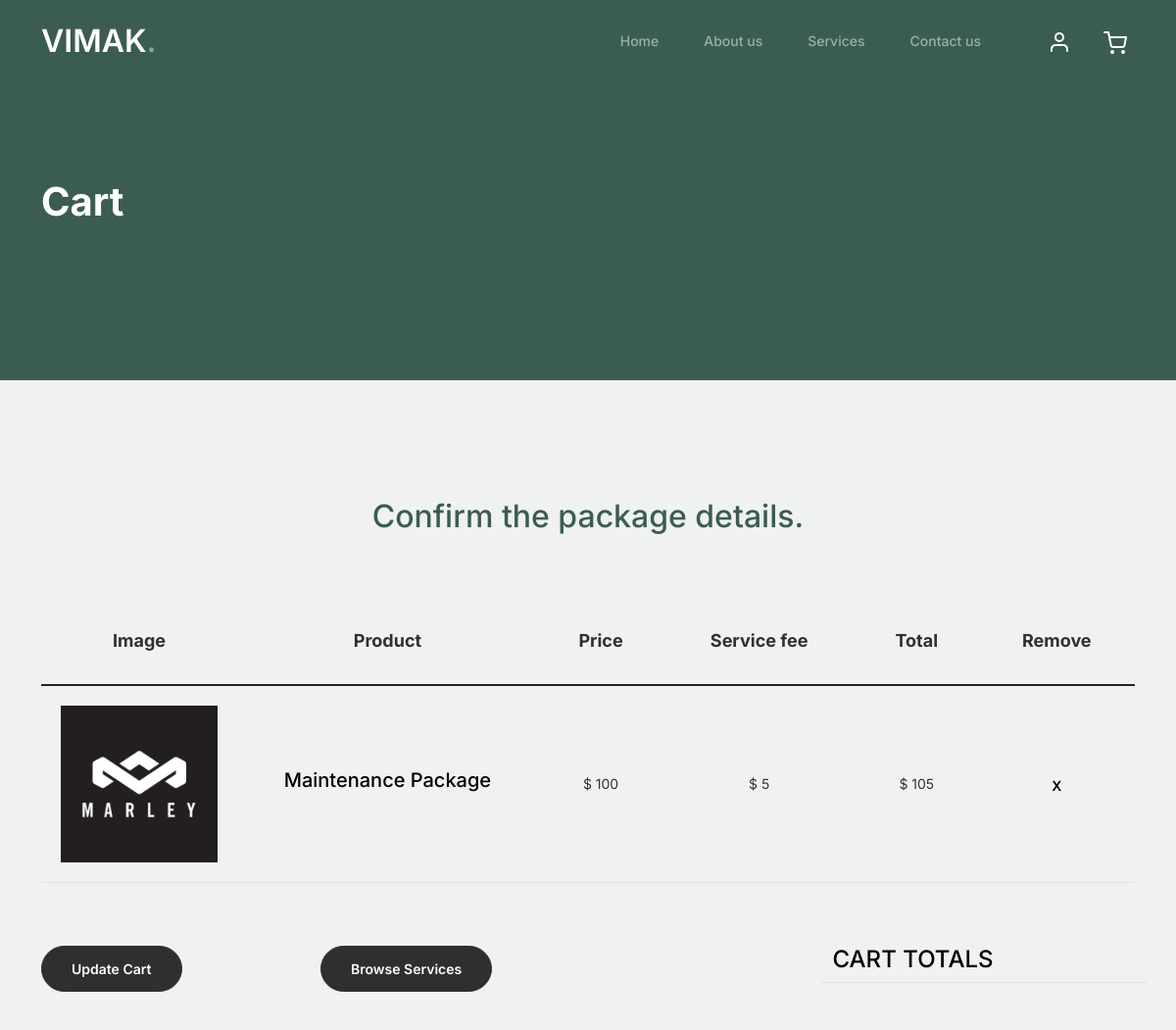
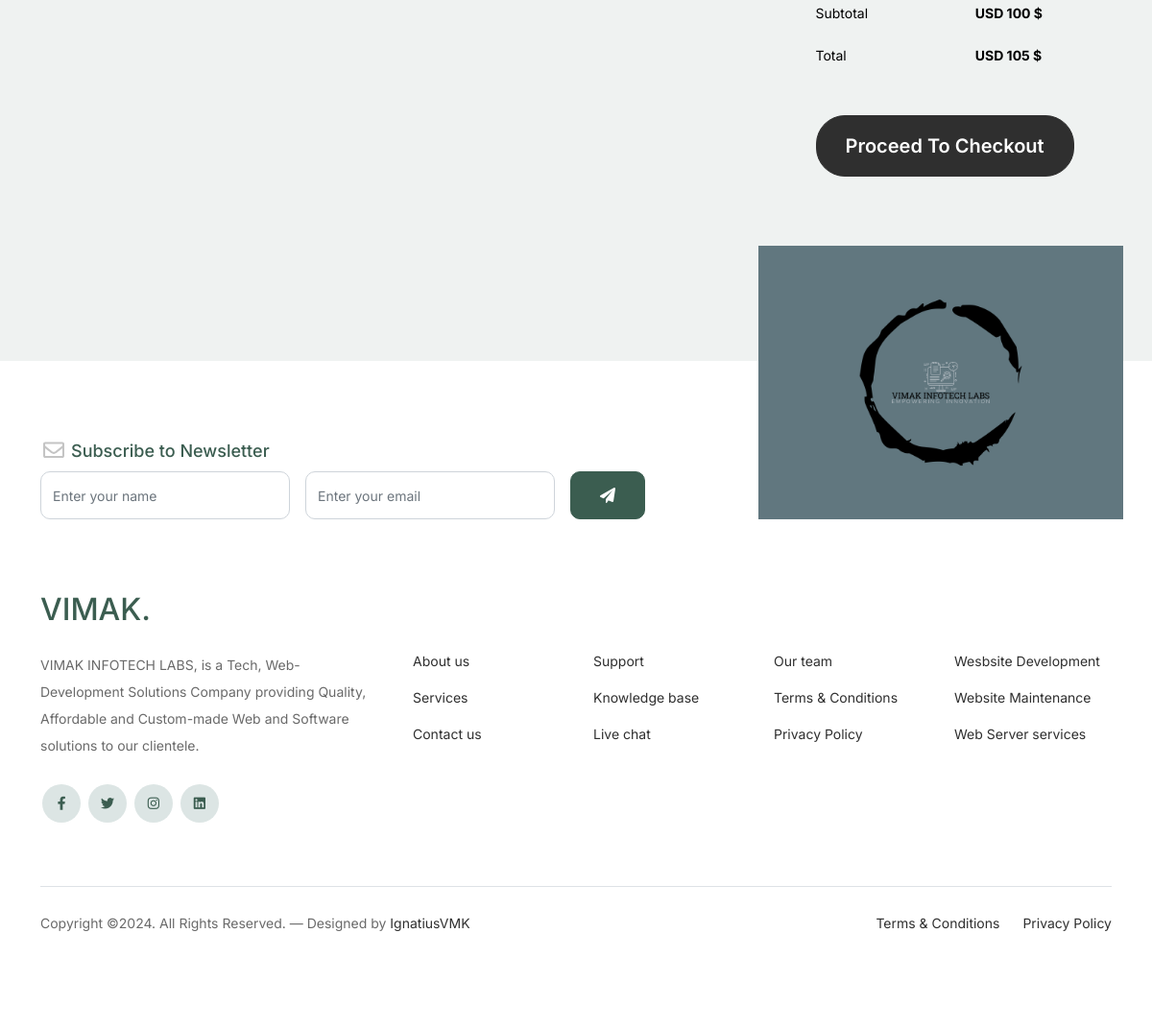
/cart.php?id=8, run on the app's committed database (2 pictures, top to bottom).
### tables this page shows
CREATE TABLE `product` (
  `id` int NOT NULL,
  `product_name` varchar(255) NOT NULL,
  `product_price` varchar(100) NOT NULL,
  `product_image` varchar(255) NOT NULL
);

### cart.php (the view, shortened to what this page needs)
<?php
require 'config.php';
if(isset($_GET['id'])){
	$id=$_GET['id'];
	$sql="SELECT * FROM product WHERE id='$id'";
	$result=mysqli_query($conn,$sql);
	$row=mysqli_fetch_array($result);
	$pname=$row['product_name'];
	$pprice=$row['product_price'];
	$service_charge=5;
	$total_price=$pprice+$service_charge;
	$pimage=$row['product_image'];
}
	else{
		echo 'No Product found!';
	}
?>
<!doctype html>
<html lang="en">
<head>
		<link href="css/bootstrap.min.css" rel="stylesheet">
		<link href="https://cdnjs.cloudflare.com/ajax/libs/font-awesome/6.0.0-beta3/css/all.min.css" rel="stylesheet">
		<link href="css/tiny-slider.css" rel="stylesheet">
		<link href="css/style.css" rel="stylesheet">
	</head>
	<body>
		<nav class="custom-navbar navbar navbar navbar-expand-md navbar-dark bg-dark" arial-label="VIMAK navigation bar">
			<div class="container">
				<a class="navbar-brand" href="index.php">VIMAK<span>.</span></a>
				<div class="collapse navbar-collapse" id="navbarsVIMAK">
					<ul class="custom-navbar-nav navbar-nav ms-auto mb-2 mb-md-0">
						<li class="nav-item ">
							<a class="nav-link" href="index.php">Home</a>
						</li>
						<li><a class="nav-link" href="about.php">About us</a></li>
						<li><a class="nav-link" href="services.php">Services</a></li>
						<li><a class="nav-link" href="contact.php">Contact us</a></li>
					</ul>
					<ul class="custom-navbar-cta navbar-nav mb-2 mb-md-0 ms-5">
						<li><a class="nav-link" href="#"><img src="images/user.svg"></a></li>
						<li><a class="nav-link" href="cart.php?id=<?= $row['id']; ?>"><img src="images/cart.svg"></a></li>
					</ul>
				</div>
			</div>
		</nav>
			<div class="hero">
				<div class="container">
					<div class="row justify-content-between">
						<div class="col-lg-5">
							<div class="intro-excerpt">
								<h1>Cart</h1>
							</div>
						</div>
						<div class="col-lg-7">
						</div>
					</div>
				</div>
			</div>
		<div class="untree_co-section before-footer-section">
            <div class="container">
              <div class="row mb-5">
                <form class="col-md-12" method="post">
					<div class="container">
						<div class="row justify-content-center">
							<div class="col-md-10 mb-5">
								<h2 class="text-center p-2 text-primary"> Confirm  the package details. </h2>
							</div>
						</div>
					</div>
                  <div class="site-blocks-table">
                    <table class="table">
                      <thead>
                        <tr>
                          <th class="product-thumbnail">Image</th>
                          <th class="product-name">Product</th>
                          <th class="product-price">Price</th>
                          <th class="product-quantity">Service fee</th>
                          <th class="product-total">Total</th>
                          <th class="product-remove">Remove</th>
                        </tr>
                      </thead>
                      <tbody>
                        <tr>
                          <td class="product-thumbnail">
                            <img src="<?= $pimage; ?>" alt="Image" class="img-fluid">
                          </td>
                          <td class="product-name">
                            <h2 class="h5 text-black"><?= $pname; ?></h2>
                          </td>
                          <td>
							$ <?= number_format($pprice); ?>
						  </td>
                          <td>
							$ <?= number_format($service_charge); ?>
						  </td>
                          <td>
						  $ <?= number_format($total_price); ?>
						  </td>
                          <td><a href="index.php" class="btn btn-black btn-sm">X</a></td>
                        </tr>
                      </tbody>
                    </table>
                  </div>
                </form>
              </div>
              <div class="row">
                <div class="col-md-6">
                  <div class="row mb-5">
                    <div class="col-md-6 mb-3 mb-md-0">
                      <button class="btn btn-black btn-sm btn-block" onclick="window.location='cart.php?id=<?= $row['id']; ?>'">Update Cart</button>
                    </div>
                    <div class="col-md-6">
                      <button class="btn btn-outline-black btn-sm btn-block"  onclick="window.location='services.php'">Browse Services
					  </button>
                    </div>
                  </div>
                </div>
                <div class="col-md-6 pl-5">
                  <div class="row justify-content-end">
                    <div class="col-md-7">
                      <div class="row">
                        <div class="col-md-12 text-right border-bottom mb-5">
                          <h3 class="text-black h4 text-uppercase">Cart Totals</h3>
                        </div>
                      </div>
                      <div class="row mb-3">
                        <div class="col-md-6">
                          <span class="text-black">Subtotal</span>
                        </div>
                        <div class="col-md-6 text-right">
                          <strong class="text-black">USD <?= number_format($pprice); ?> $</strong>
                        </div>
                      </div>
                      <div class="row mb-5">
                        <div class="col-md-6">
                          <span class="text-black">Total</span>
                        </div>
                        <div class="col-md-6 text-right">
                          <strong class="text-black">USD <?= number_format($total_price); ?> $</strong>
                        </div>
                      </div>
                      <div class="row">
                        <div class="col-md-12">
                          <button class="btn btn-black btn-lg py-3 btn-block" onclick="window.location='checkout.php?id=<?= $row['id']; ?>'">Proceed To Checkout</button>
                        </div>
                      </div>
                    </div>
                  </div>
                </div>
              </div>
            </div>
          </div>
		<footer class="footer-section">
			<div class="container relative">
				<div class="sofa-img">
					 <img src="images/vimak-infotech-labs-logo.png" alt="Image" class="img-fluid">
				</div>
				<div class="row">
					<div class="col-lg-8">
						<div class="subscription-form">
							<h3 class="d-flex align-items-center"><span class="me-1"><img src="images/envelope-outline.svg" alt="Image" class="img-fluid"></span><span>Subscribe to Newsletter</span></h3>
							<form action="#" class="row g-3">
								<div class="col-auto">
									<input type="text" class="form-control" placeholder="Enter your name">
								</div>
								<div class="col-auto">
									<input type="email" class="form-control" placeholder="Enter your email">
								</div>
								<div class="col-auto">
									<button class="btn btn-primary">
										<span class="fa fa-paper-plane"></span>
									</button>
								</div>
							</form>
						</div>
					</div>
				</div>
				<div class="row g-5 mb-5">
					<div class="col-lg-4">
						<div class="mb-4 footer-logo-wrap"><a href="#" class="footer-logo">VIMAK<span>.</span></a></div>
						<p class="mb-4">VIMAK INFOTECH LABS, is a Tech,
							Web-Development  Solutions Company providing Quality,
							 Affordable and Custom-made Web and Software solutions to our clientele.</p>
						<ul class="list-unstyled custom-social">
							<li><a href="https://www.facebook.com/profile.php?id=100093203151471" target="_blank"><span class="fa fa-brands fa-facebook-f"></span></a></li>
							<li><a href="https://twitter.com/VIMAK_InfoTech" target="_blank"><span class="fa fa-brands fa-twitter"></span></a></li>
							<li><a href="https://www.instagram.com/vimak_infotech_labs/" target="_blank"><span class="fa fa-brands fa-instagram"></span></a></li>
							<li><a href="#" target="_blank"><span class="fa fa-brands fa-linkedin"></span></a></li>
						</ul>
					</div>
					<div class="col-lg-8">
						<div class="row links-wrap">
							<div class="col-6 col-sm-6 col-md-3">
								<ul class="list-unstyled">
									<li><a href="about.html">About us</a></li>
									<li><a href="services.php">Services</a></li>
									<li><a href="contact.php">Contact us</a></li>
								</ul>
							</div>
							<div class="col-6 col-sm-6 col-md-3">
								<ul class="list-unstyled">
									<li><a href="mailto:info@vimak-infotech-labs.co.ke">Support</a></li>
									<li><a href="#">Knowledge base</a></li>
									<li><a href="#">Live chat</a></li>
								</ul>
							</div>
							<div class="col-6 col-sm-6 col-md-3">
								<ul class="list-unstyled">
									<li><a href="about.php">Our team</a></li>
									<li><a href="terms&conditions.php">Terms &amp; Conditions</a></li>
									<li><a href="privacy_policy.php">Privacy Policy</a></li>
								</ul>
							</div>
							<div class="col-6 col-sm-6 col-md-3">
								<ul class="list-unstyled">
									<li><a href="services.php">Wesbsite Development</a></li>
									<li><a href="services.php">Website Maintenance</a></li>
									<li><a href="services.php">Web Server services</a></li>
								</ul>
							</div>
						</div>
					</div>
				</div>
				<div class="border-top copyright">
					<div class="row pt-4">
						<div class="col-lg-6">
							<p class="mb-2 text-center text-lg-start">Copyright &copy;<script>document.write(new Date().getFullYear());</script>. All Rights Reserved. &mdash; Designed by <a href="https://IgnatiusVMK">IgnatiusVMK</a>
            </p>
						</div>
						<div class="col-lg-6 text-center text-lg-end">
							<ul class="list-unstyled d-inline-flex ms-auto">
								<li class="me-4"><a href="terms&conditions.php">Terms &amp; Conditions</a></li>
								<li><a href="privacy_policy.php">Privacy Policy</a></li>
							</ul>
						</div>
					</div>
				</div>
			</div>
		</footer>
	</body>
</html>

### data on the page
product: product_image (picture), product_name "Maintenance Package", product_price "100", product_price "105"

### other printed values
$service_charge "5"
